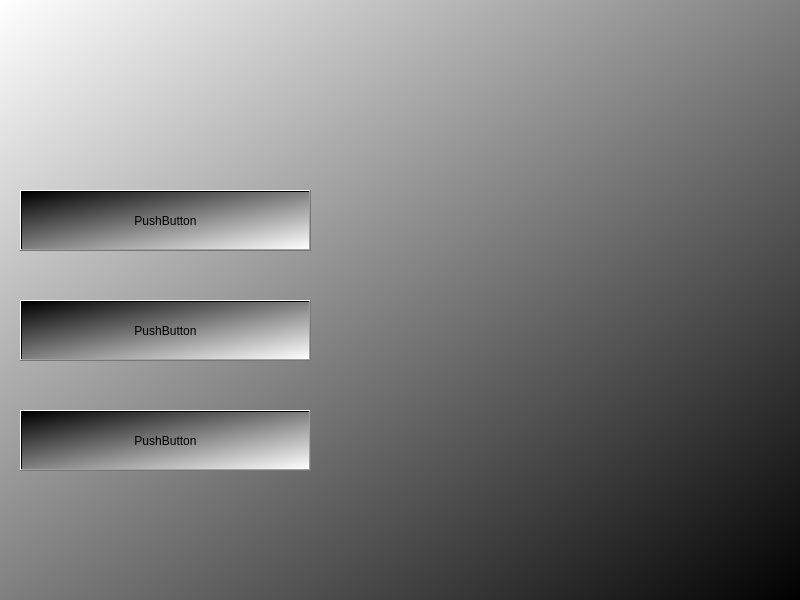
<?xml version="1.0" encoding="UTF-8"?>
<ui version="4.0">
 <class>OsnovMenu</class>
 <widget class="QMainWindow" name="OsnovMenu">
  <property name="geometry">
   <rect>
    <x>0</x>
    <y>0</y>
    <width>800</width>
    <height>600</height>
   </rect>
  </property>
  <property name="windowTitle">
   <string>OsnovMenu</string>
  </property>
  <property name="styleSheet">
   <string notr="true">background-color: qlineargradient(spread:pad, x1:0, y1:1, x2:0, y2:0, stop:0 rgba(0, 0, 0, 255), stop:1 rgba(255, 255, 255, 255));</string>
  </property>
  <widget class="QWidget" name="centralwidget">
   <property name="styleSheet">
    <string notr="true">background-color: qlineargradient(spread:pad, x1:1, y1:1, x2:0, y2:0, stop:0 rgba(0, 0, 0, 255), stop:1 rgba(255, 255, 255, 255));</string>
   </property>
   <widget class="QPushButton" name="pushButton">
    <property name="geometry">
     <rect>
      <x>20</x>
      <y>300</y>
      <width>291</width>
      <height>61</height>
     </rect>
    </property>
    <property name="styleSheet">
     <string notr="true">background-color: qlineargradient(spread:pad, x1:0, y1:0, x2:1, y2:1, stop:0 rgba(0, 0, 0, 255), stop:1 rgba(255, 255, 255, 255));</string>
    </property>
    <property name="text">
     <string>PushButton</string>
    </property>
   </widget>
   <widget class="QPushButton" name="pushButton_2">
    <property name="geometry">
     <rect>
      <x>20</x>
      <y>190</y>
      <width>291</width>
      <height>61</height>
     </rect>
    </property>
    <property name="styleSheet">
     <string notr="true">background-color: qlineargradient(spread:pad, x1:0, y1:0, x2:1, y2:1, stop:0 rgba(0, 0, 0, 255), stop:1 rgba(255, 255, 255, 255));</string>
    </property>
    <property name="text">
     <string>PushButton</string>
    </property>
   </widget>
   <widget class="QPushButton" name="pushButton_3">
    <property name="geometry">
     <rect>
      <x>20</x>
      <y>410</y>
      <width>291</width>
      <height>61</height>
     </rect>
    </property>
    <property name="styleSheet">
     <string notr="true">background-color: qlineargradient(spread:pad, x1:0, y1:0, x2:1, y2:1, stop:0 rgba(0, 0, 0, 255), stop:1 rgba(255, 255, 255, 255));</string>
    </property>
    <property name="text">
     <string>PushButton</string>
    </property>
   </widget>
  </widget>
 </widget>
 <resources/>
 <connections/>
</ui>
